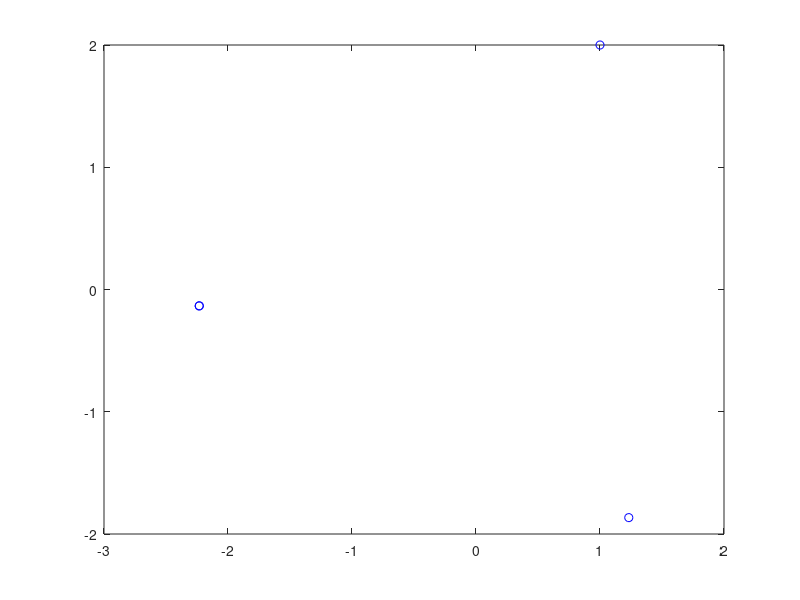

Write the MATLAB code that produced this figure.
p = [1; 2];
v = [4; 0];

n = 3;
ang = 2 * pi / n;
R = [cos(ang), -sin(ang); sin(ang), cos(ang)];
res = zeros(2, n+1);
for i = 1:n + 1
    p = R * p;
    res(:, i) = p;
end
 plot(res(1,:), res(2, :), 'ob')